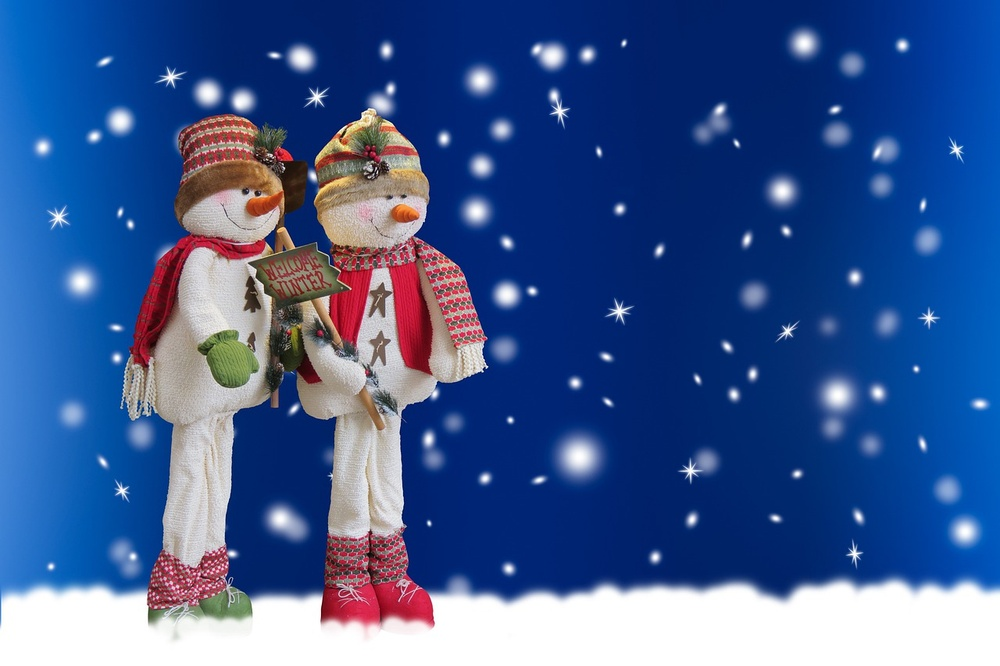
#> input picture OpenCV/snowman.jpg, 1000 x 666 px, shrunk from 1280 x 853 before the run
$ jupyter execute '17. 이미지 검출 (경계선).ipynb'
#> lines starting #> are read from the running program, lines starting #| are printed output that depends on the picture; after the words box and inside, x2 and y2 are one past the last pixel; in counts of white or black regions, pixels touching at a corner belong together
# 17. 이미지 검출 (경계선)

## Canny Edge Detection

[cell 1]
import cv2
img = cv2.imread('snowman.jpg')
#> img is the input picture: shape (666, 1000, 3); mean B, G, R 146.5, 91.5, 62.6

canny = cv2.Canny(img, 150, 200)
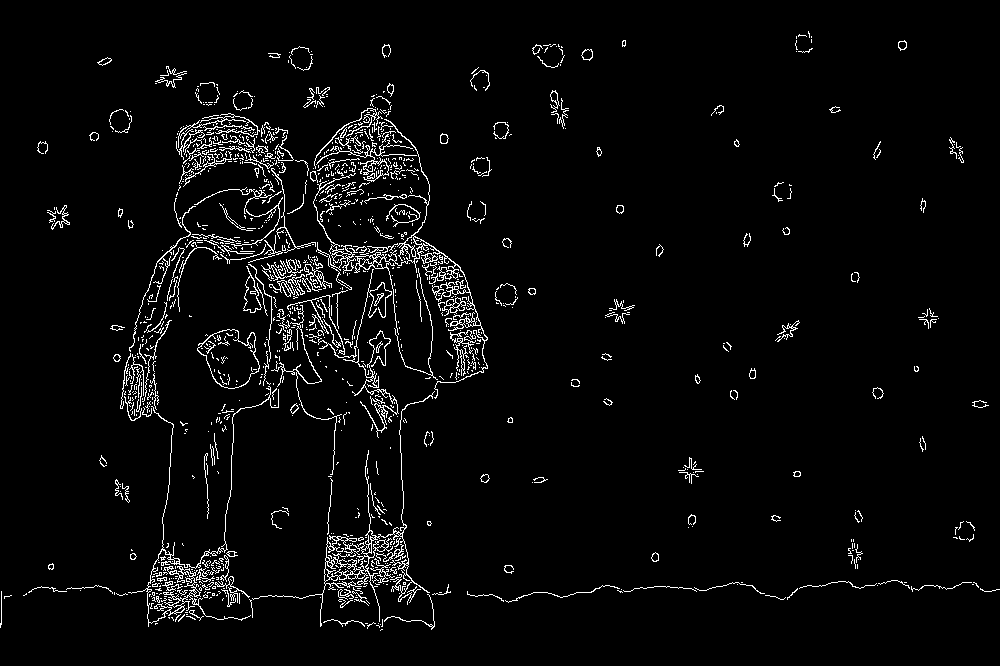
#> canny: shape (666, 1000); 3.6% white in thin lines or dots
# 대상 이미지, minVal (하위 임계값), maxVal (상위 임계값)

cv2.imshow('img',img)
cv2.imshow('canny', canny)
cv2.waitKey(0)
cv2.destroyAllWindows()

[cell 2]
import cv2
img = cv2.imread('snowman.jpg')

def empty() :
    pass

name = "Trackbar"
cv2.namedWindow(name)
cv2.createTrackbar('threshold1', name, 0, 255, empty) #minVal
cv2.createTrackbar('threshold2', name, 0, 255, empty) #maxVal

while True :
    threshold1 = cv2.getTrackbarPos('threshold1', name)
    threshold2 = cv2.getTrackbarPos('threshold2', name)

    canny = cv2.Canny(img, threshold1, threshold2)
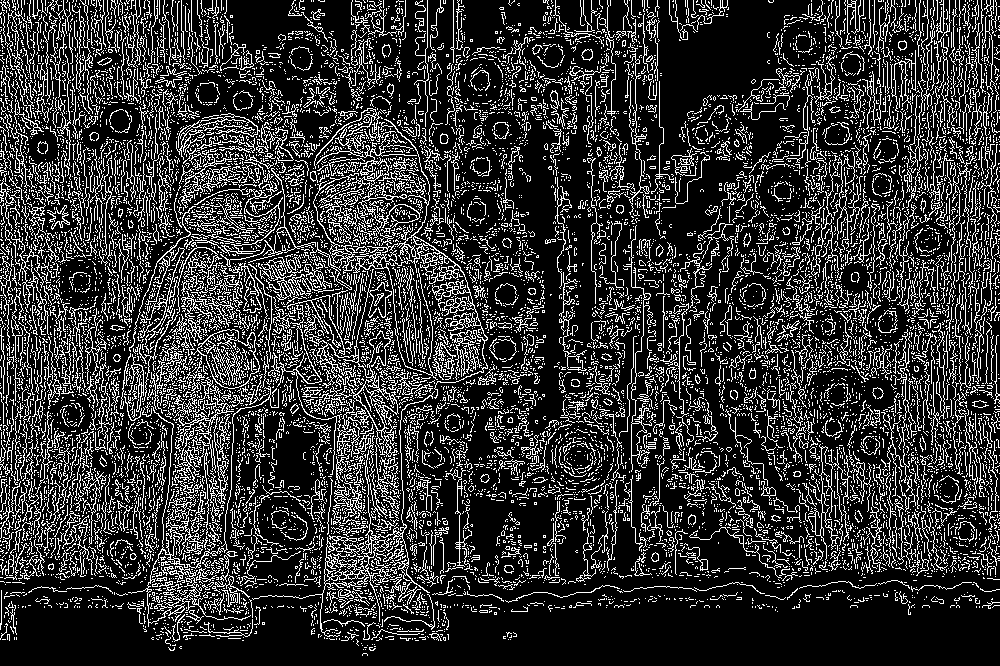
#> canny: shape (666, 1000); 20.1% white in thin lines or dots
    # 대상 이미지, minVal (하위 임계값), maxVal (상위 임계값)
    cv2.imshow('img',img)
    cv2.imshow(name, canny)

    if cv2.waitKey(1) == ord('q') :
#> (key q is pressed here)
        break

cv2.waitKey(0)
cv2.destroyAllWindows()

$ run again, with OpenCV/book.jpg copied over OpenCV/snowman.jpg
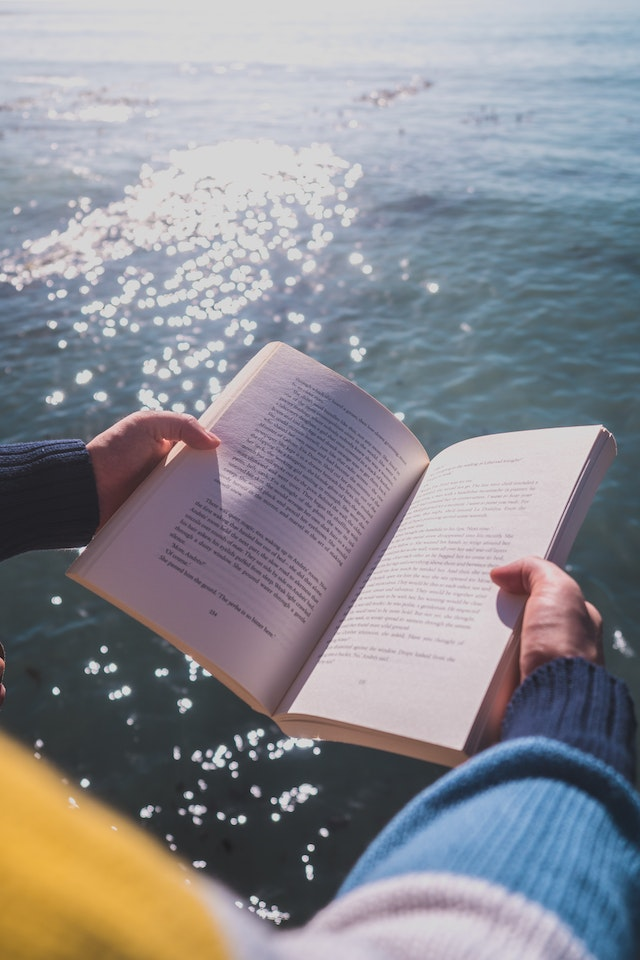
#> input picture OpenCV/book.jpg, 640 x 960 px
#> img is the input picture: shape (960, 640, 3); mean B, G, R 145.5, 139.6, 139.3
#> `canny = cv2.Canny(img, 150, 200)`:
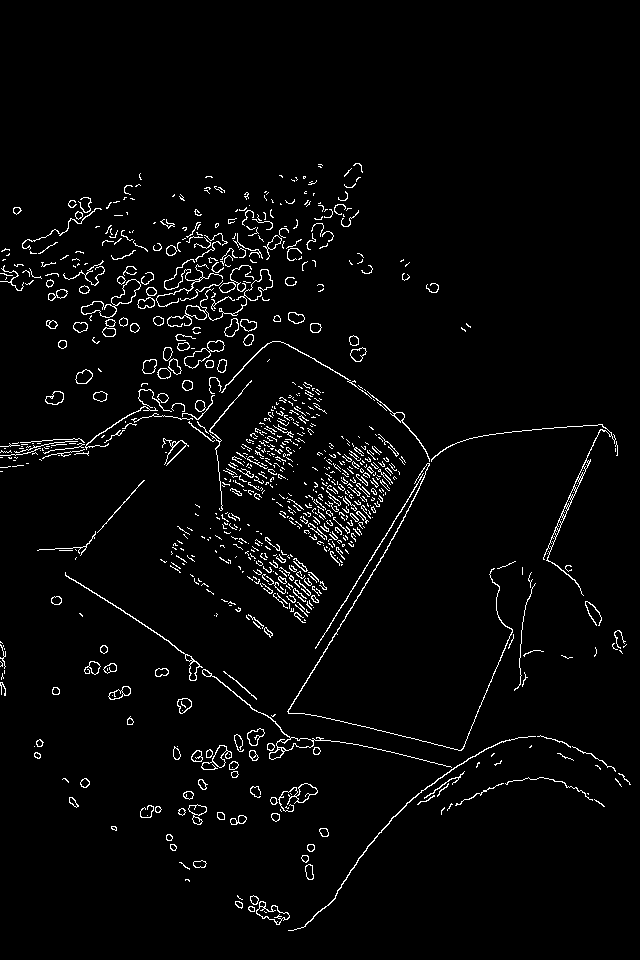
#> canny: shape (960, 640); 3.1% white in thin lines or dots, all inside (x1, y1, x2, y2) = (0, 163, 631, 931)
#> `canny = cv2.Canny(img, threshold1, threshold2)`:
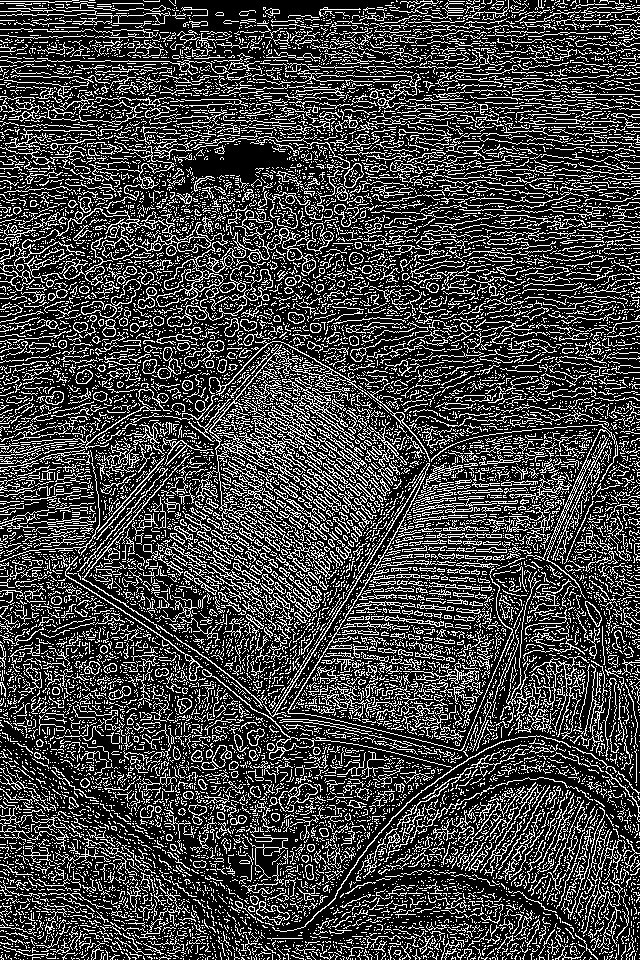
#> canny: shape (960, 640); 25.9% white in thin lines or dots

$ run again, with OpenCV/img.jpg copied over OpenCV/snowman.jpg
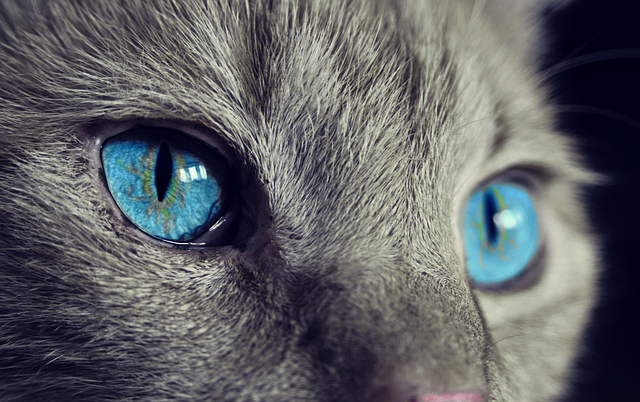
#> input picture OpenCV/img.jpg, 640 x 402 px
#> img is the input picture: shape (402, 640, 3); mean B, G, R 100.2, 96.6, 95.2
#> `canny = cv2.Canny(img, 150, 200)`:
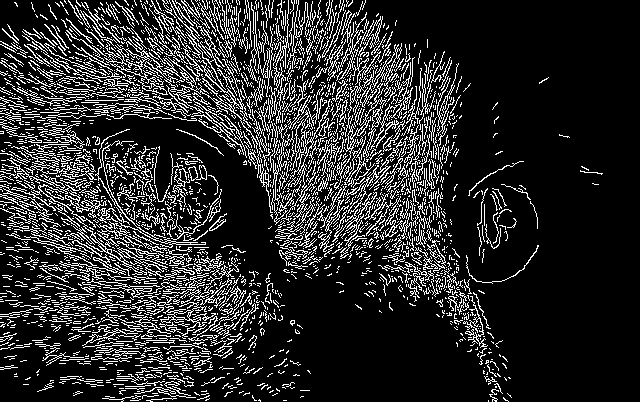
#> canny: shape (402, 640); 16.9% white in thin lines or dots
#> `canny = cv2.Canny(img, threshold1, threshold2)`:
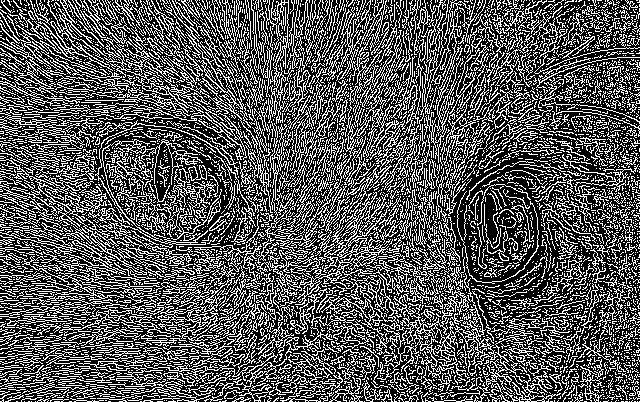
#> canny: shape (402, 640); 34.2% white in thin lines or dots
